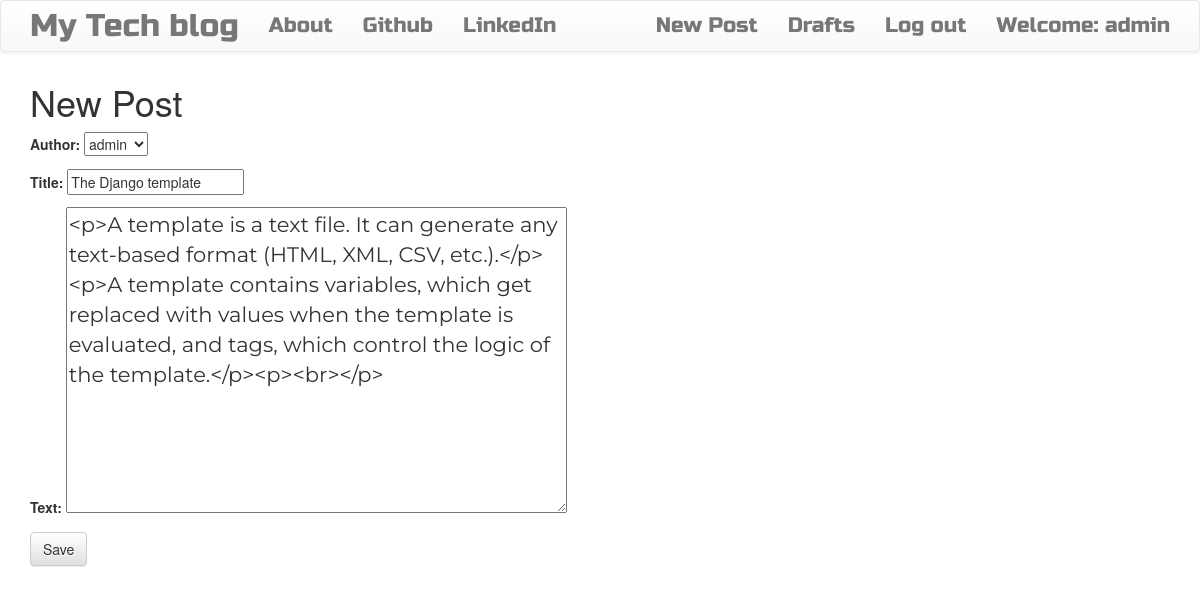
Screenshot of /post/2/edit/ (signed in) with the database file from the repository.
### blog/models.py (models this page shows, shortened)
class Post(models.Model):
    author = models.ForeignKey('auth.User', on_delete=models.CASCADE) #Since we expect only one User to make the changes and in case of multiusers there will be no 'auth.User'
    title = models.CharField(max_length=256)
    text = models.TextField()
    created_date = models.DateTimeField(default=timezone.now())
    published_date = models.DateTimeField(blank=True, null=True)

### blog/views.py (the view)
# urls.py: re_path(r'^post/(?P<pk>\d+)/edit/$', views.PostUpdateView.as_view(), name='post_edit'),
class  PostUpdateView(LoginRequiredMixin, UpdateView):
    login_url = '/login/'
    redirect_field_name = 'blog/post_detail.html'
    form_class = PostForm
    model = Post

### blog/forms.py
class PostForm(forms.ModelForm):
    class Meta:
        model = Post
        fields = ('author', 'title', 'text')
        widgets = {
            'title': forms.TextInput(attrs={'class': 'textinputclass'}),
            'text': forms.Textarea(attrs={'class': 'editable medium-editor-textarea postcontent'}),
        }

### blog/templates/blog/post_form.html (shortened to what this page needs)
{% extends 'blog/base.html' %}
{% block content %}
  <h1>New Post</h1>
  <form class="post-form" method="POST">
    {{ form.as_p }}
    <button type="submit" class="save btn btn-default">Save</button>
  </form>
{% endblock %}

### blog/templates/blog/base.html (shortened to what this page needs)
<!DOCTYPE html>
{% load staticfiles %}
<html>
    <head>
        <link rel="stylesheet" href="https://maxcdn.bootstrapcdn.com/bootstrap/3.3.7/css/bootstrap.min.css">
        <link rel="stylesheet" href="https://maxcdn.bootstrapcdn.com/bootstrap/3.3.7/css/bootstrap-theme.min.css">
        <link rel="stylesheet" href="//cdn.jsdelivr.net/medium-editor/latest/css/medium-editor.min.css" type="text/css" media="screen" charset="utf-8">
        <link rel="stylesheet" href="{% static 'css/blog.css' %}">
<body class='loader'>
  <nav class="navbar navbar-default techfont custom-navbar">
    <div class="container">
      <ul class="nav navbar-nav">
        <li><a class='navbar-brand bigbrand' href="{% url 'post_list' %}">My Tech blog</a></li>
        <li><a href="{% url 'about' %}">About</a></li>
        <li><a href="https://www.github.com">Github</a></li>
        <li><a href="https://www.linkedin.com">LinkedIn</a></li>
      </ul>
      <ul class="nav navbar-nav navbar-right">
        {% if user.is_authenticated %}
        <li>
          <a href="{% url 'post_new' %}" >New Post</a>
        </li>
        <li>
          <a href="{% url 'post_draft_list' %}">Drafts</a>
        </li>
        <li>
          <a href="{% url 'logout' %}" >Log out</a>
        </li>
        <li>
          <a >Welcome: {{ user.username }}</a>
        </li>
          {% else %}
          <li><a class='nav navbar-right' href="{% url 'login' %}" ><span class="glyphicon glyphicon-user"></span></a></li>
        {% endif %}
      </ul>
  </div>
</nav>
        <div class="content container">
            <div class="row">
                <div class="col-md-8">
                  <div class="blog_posts">
                    {% block content %}
                    {% endblock %}
                  </div>
                </div>
            </div>
        </div>
</body>
</html>

### blog/static/css/blog.css (style rules this page uses)
.techfont { font-family: 'Russo One', sans-serif; font-size: 1.5em; margin-bottom: 10px; }
.postcontent { font-family: 'Montserrat'; font-size: 1.5em; }
.bigbrand { font-size: 1.5em; }
.loader { filter:hue-rotate(0deg); color: linear-gradient(45deg,#0f8,#08f); animation:hue 5000ms infinite linear; }

### rows the page displays
Post: author "admin", title "The Django template", text "<p>A template is a text file. It can generate any text-based format (HTML, XML, CSV, etc.).</p><p>A template contains variables, which get replaced with values when the template is evaluated, and tags, which control the logic of the template.</p><p><br></p>"

### other values shown
{{ user.username }} "admin"
